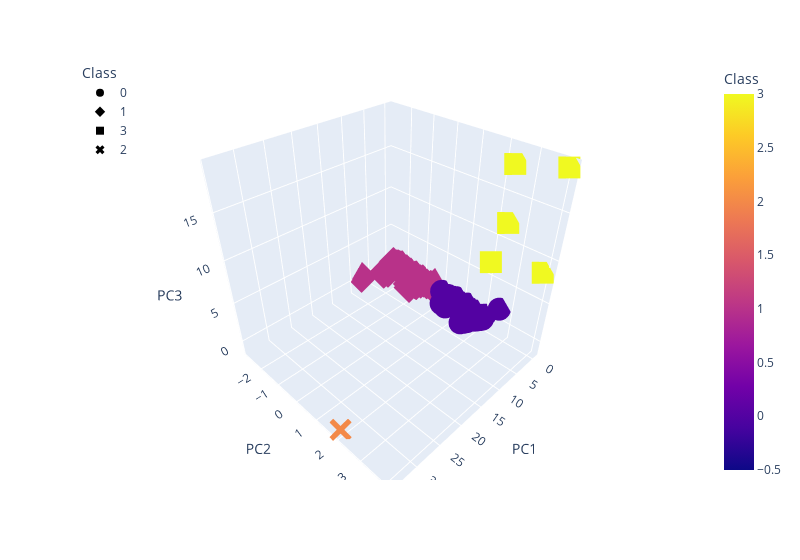

The notebook cell saved with this chart:
### Markdown cell above
### Deliverable 4: Visualizing Cryptocurrencies Results

#### 3D-Scatter with Clusters

### Code cell
# Creating a 3D-Scatter with the PCA data and the clusters
fig = px.scatter_3d(
    clustered_df,
    x="PC1",
    y="PC2",
    z="PC3",
    color="Class",
    symbol="Class",
    width=800,
    hover_name ="CoinName",
    hover_data=['Algorithm'],
)
fig.update_layout(legend=dict(x=0, y=1))
fig.show()

### Figure 1 — Plotly figure (JSON) as saved in the notebook; plotly's stock layout.template omitted (floating-point values rounded to 4 significant figures; data arrays with more than 128 entries replaced by an {"elided": "..."} marker saying what was removed)
{"data": [{"customdata": {"elided": "287x1 str values"}, "hovertemplate": "<b>%{hovertext}</b><br><br>Class=%{marker.color}<br>PC1=%{x}<br>PC2=%{y}<br>PC3=%{z}<br>Algorithm=%{customdata[0]}<extra></extra>", "hovertext": {"elided": "287 str values"}, "legendgroup": "0", "marker": {"color": {"elided": "287 int values"}, "coloraxis": "coloraxis", "symbol": "circle"}, "mode": "markers", "name": "0", "scene": "scene", "showlegend": true, "type": "scatter3d", "x": {"elided": "287 float values"}, "y": {"elided": "287 float values"}, "z": {"elided": "287 float values"}}, {"customdata": {"elided": "239x1 str values"}, "hovertemplate": "<b>%{hovertext}</b><br><br>Class=%{marker.color}<br>PC1=%{x}<br>PC2=%{y}<br>PC3=%{z}<br>Algorithm=%{customdata[0]}<extra></extra>", "hovertext": {"elided": "239 str values"}, "legendgroup": "1", "marker": {"color": {"elided": "239 int values"}, "coloraxis": "coloraxis", "symbol": "diamond"}, "mode": "markers", "name": "1", "scene": "scene", "showlegend": true, "type": "scatter3d", "x": {"elided": "239 float values"}, "y": {"elided": "239 float values"}, "z": {"elided": "239 float values"}}, {"customdata": [["VeChainThor Authority"], ["Proof-of-BibleHash"], ["Proof-of-Authority"], ["ECC 256K1"], ["Leased POS"]], "hovertemplate": "<b>%{hovertext}</b><br><br>Class=%{marker.color}<br>PC1=%{x}<br>PC2=%{y}<br>PC3=%{z}<br>Algorithm=%{customdata[0]}<extra></extra>", "hovertext": ["Vechain", "BiblePay", "Poa Network", "Acute Angle Cloud", "Waves"], "legendgroup": "3", "marker": {"color": [3, 3, 3, 3, 3], "coloraxis": "coloraxis", "symbol": "square"}, "mode": "markers", "name": "3", "scene": "scene", "showlegend": true, "type": "scatter3d", "x": [4.448, -0.1928, -0.4085, -0.3468, -0.441], "y": [2.592, 2.392, 4.022, 2.437, 3.897], "z": [9.249, 18.07, 19.23, 12.13, 8.541]}, {"customdata": [["TRC10"]], "hovertemplate": "<b>%{hovertext}</b><br><br>Class=%{marker.color}<br>PC1=%{x}<br>PC2=%{y}<br>PC3=%{z}<br>Algorithm=%{customdata[0]}<extra></extra>", "hovertext": ["BitTorrent"], "legendgroup": "2", "marker": {"color": [2], "coloraxis": "coloraxis", "symbol": "x"}, "mode": "markers", "name": "2", "scene": "scene", "showlegend": true, "type": "scatter3d", "x": [34.02], "y": [1.914], "z": [-1.219]}], "layout": {"coloraxis": {"colorbar": {"title": {"text": "Class"}}, "colorscale": [[0, "#0d0887"], [0.1111, "#46039f"], [0.2222, "#7201a8"], [0.3333, "#9c179e"], [0.4444, "#bd3786"], [0.5556, "#d8576b"], [0.6667, "#ed7953"], [0.7778, "#fb9f3a"], [0.8889, "#fdca26"], [1, "#f0f921"]]}, "legend": {"title": {"text": "Class"}, "tracegroupgap": 0, "x": 0, "y": 1}, "margin": {"t": 60}, "scene": {"domain": {"x": [0, 1], "y": [0, 1]}, "xaxis": {"title": {"text": "PC1"}}, "yaxis": {"title": {"text": "PC2"}}, "zaxis": {"title": {"text": "PC3"}}}, "width": 800}}
